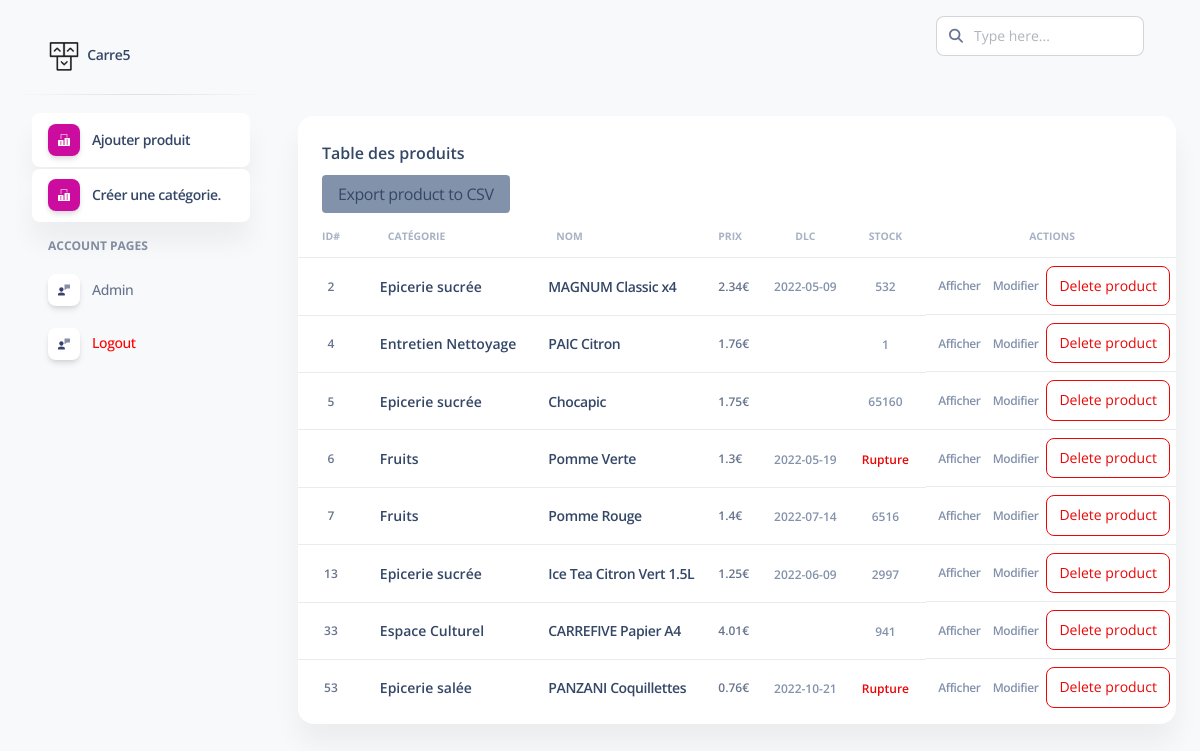
The page /app/index.php (signed in) on the database its author committed.
### tables this page shows
CREATE TABLE `product` (
  `product_id` int(11) NOT NULL,
  `category_id` int(11) DEFAULT NULL,
  `name` varchar(255) NOT NULL,
  `description` text NOT NULL,
  `price` float NOT NULL,
  `image` varchar(512) DEFAULT 'public/uploads/noimg.png',
  `dlc` date DEFAULT NULL,
  `stock_quantity` int(11) NOT NULL DEFAULT 0,
  `seller_id` int(11) DEFAULT NULL,
  `modifier_id` int(11) DEFAULT NULL,
  `modifier_date` datetime DEFAULT current_timestamp() ON UPDATE current_timestamp()
);

CREATE TABLE `categories` (
  `categories_id` int(11) NOT NULL,
  `label` varchar(100) NOT NULL
);

### app/displayTable.php (called while the page is built)
<?php
$fetchAll = fetchAllProductCategory($db);
displayTable($fetchAll);
?>

### app/includes/bdd.php (called while the page is built, shortened)
<?php
function fetchAllProductCategory($db){
    try{
        $sqlDisplay = 'SELECT * FROM product LEFT JOIN categories ON product.category_id = categories.categories_id';
        $reqDisplay = $db->query($sqlDisplay);
        return $resultDisplay = $reqDisplay->fetchAll();
    }catch(PDOException $e){
        echo 'Erreur : '. $e;
    }
}

### app/includes/helpers.php (the view, shortened to what this page needs)
<?php
function displayTable($arraySql){
    foreach($arraySql as $product){
        echo'
        <tr>
            <td>
                <p class="text-xs font-weight-bold mb-0 text-center">
                '.$product["product_id"].'
            </td>
            <td>
                <div class="d-flex px-2 py-1">
                    <div class="d-flex flex-column justify-content-center">
                        <h6 class="mb-0 text-sm">'.$product["label"].'</h6>
                    </div>
                </div>
            </td>
            <td>
                <div class="d-flex px-2 py-1">
                    <div class="d-flex flex-column justify-content-center">
                        <a href="product.php?id='.$product["product_id"].'"><h6 class="mb-0 text-sm">'.$product["name"].'</h6></a>
                    </div>
                </div>
            </td>
            <td>
                <p class="text-xs font-weight-bold mb-0">'.$product["price"].'€
                </p>
            </td>
            <td class="align-middle text-center">
                <span class="text-secondary text-xs font-weight-bold">'.$product["dlc"].'</span>
            </td>
            <td class="align-middle text-center">';
            if($product['stock_quantity'] <= 0){
                echo '<span class="text-secondary text-danger text-xs font-weight-bold">Rupture</span>';
                } else{
                    echo '<span class="text-secondary text-xs font-weight-bold">'.$product["stock_quantity"].'</span>';
                }
            $flex = isset($_SESSION['user'])?'d-flex': '';
            echo '</td>
            <td class="align-middle text-center '.$flex.' align-items-center justify-content-center">
                <a href="product.php?id='.$product["product_id"].'"
                    class="text-secondary font-weight-bold text-xs text-primary mx-1"
                    data-toggle="tooltip" data-original-title="Show product">
                    Afficher
                </a>';
            if(isset($_SESSION['user'])){
                echo '
                <a href="product_edit.php?id='.$product["product_id"].'" class="text-secondary font-weight-bold text-xs mx-2"
                    data-toggle="tooltip" data-original-title="Edit product">
                    Modifier
                </a>
                <form action="includes/productDelete_post.php" method="post">
                <input type="hidden" name="product_id" value="'.$product['product_id'].'";>
                <input type="hidden" name="csrf_token" value="'.$_SESSION['token'].'">
                <input class="text-danger form-control btn-outline-danger" type="submit" value="Delete product" />
                </form>
            </td>';
            }
        echo '</tr>';
    }
}
?>

### rows shown on the page
product: product_id "2", category.label "Epicerie sucrée", name "MAGNUM Classic x4", price "2.34", dlc "2022-05-09", stock_quantity "532"
product: product_id "4", category.label "Entretien Nettoyage", name "PAIC Citron", price "1.76", stock_quantity "1"
product: product_id "5", category.label "Epicerie sucrée", name "Chocapic", price "1.75", stock_quantity "65160"
product: product_id "6", category.label "Fruits", name "Pomme Verte", price "1.3", dlc "2022-05-19", stock_quantity "Rupture"
product: product_id "7", category.label "Fruits", name "Pomme Rouge", price "1.4", dlc "2022-07-14", stock_quantity "6516"
product: product_id "13", category.label "Epicerie sucrée", name "Ice Tea Citron Vert 1.5L", price "1.25", dlc "2022-06-09", stock_quantity "2997"
product: product_id "33", category.label "Espace Culturel", name "CARREFIVE Papier A4", price "4.01", stock_quantity "941"
product: product_id "53", category.label "Epicerie salée", name "PANZANI Coquillettes", price "0.76", dlc "2022-10-21", stock_quantity "Rupture"

### other values the page prints
$_SESSION["user"] "Admin"
